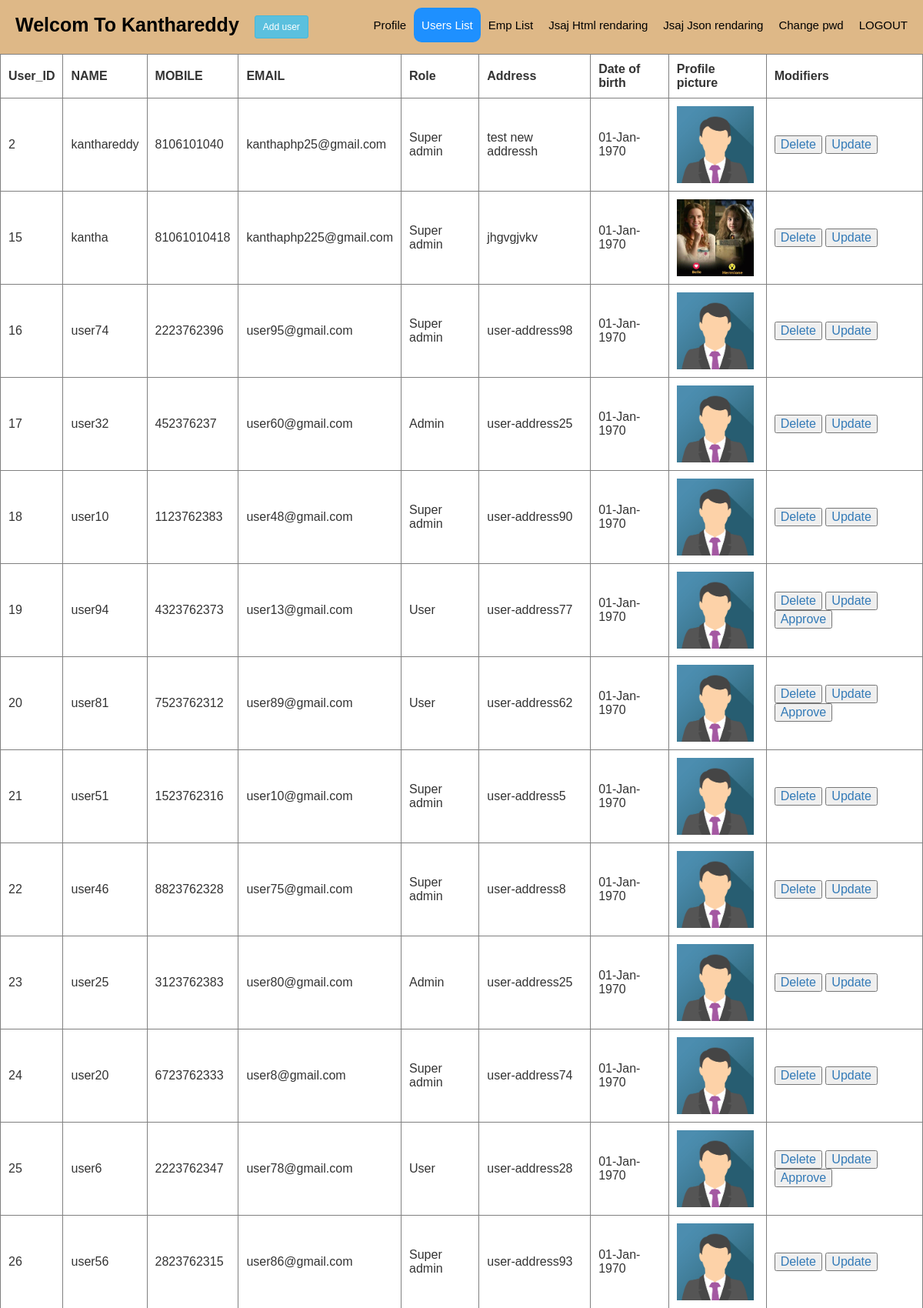
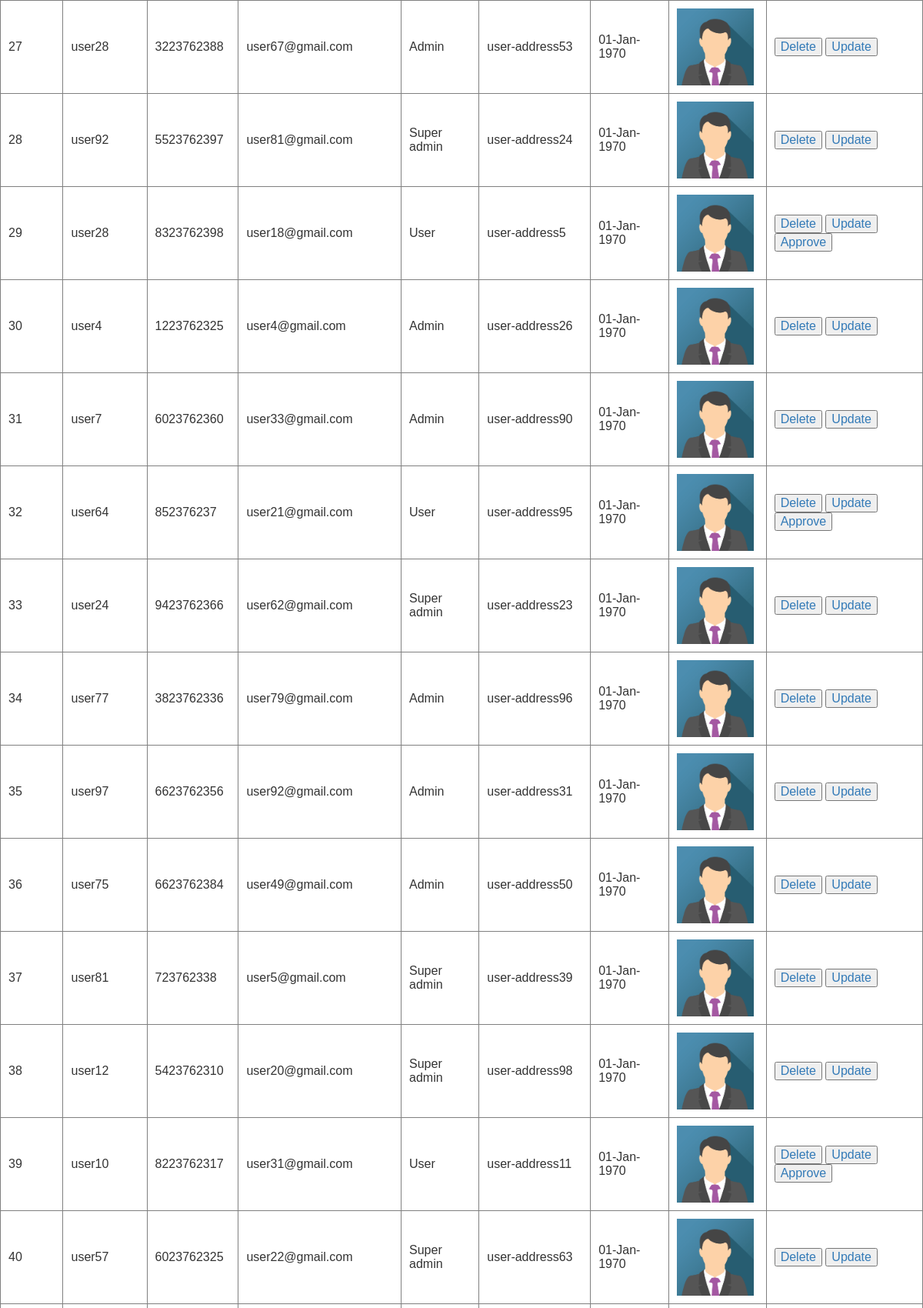
/profile_rgt.php (signed in, upper part), run on the app's committed database (2 pictures, top to bottom).
### tables this page shows
CREATE TABLE `user_table` (
  `user_id` int(11) NOT NULL,
  `name` varchar(255) NOT NULL,
  `mobile` varchar(255) NOT NULL,
  `email` varchar(255) NOT NULL,
  `password` varchar(255) NOT NULL,
  `authorization` int(11) NOT NULL,
  `role` int(11) NOT NULL,
  `address` varchar(500) NOT NULL,
  `date_of_birth` date NOT NULL,
  `profile_picture` varchar(255) NOT NULL
);

### includes/includes.php (called while the page is built, shortened)
<?php
require_once 'header.php';
?>

### profile_rgt.php (the view, shortened to what this page needs)
<?php
require_once 'includes/includes.php'; ?>
<html>
<head>
</head>
<body>
<table border="1" >
<th>User_ID</th>
<th>NAME</th>
<th>MOBILE</th>
<th>EMAIL</th>
<th>Role</th>
<th>Address</th>
<th>Date of birth</th>
<th>Profile picture</th>
<?php
if($_SESSION['role'] !=3 && $_SESSION['role'] !=0){
?>
<th>Modifiers</th>
<?php
}
if(empty($_SESSION['user_id']))
{
	header('location:index.php');
}
else
{
$sql_get="SELECT * FROM user_table";
$resultset=mysqli_query($db,$sql_get) or die(mysqli_error());
$countr=mysqli_num_rows($resultset);
	if($countr>0)
	{
		while($row=mysqli_fetch_assoc($resultset))
		{
			?>
			<tr>
			<td><?php echo $row['user_id'];?></td>
			<td><?php echo $row['name'];?></td>
			<td><?php echo $row['mobile'];?></td>
			<td><?php echo $row['email'];?></td>
			<td><?php
				if($row['role'] == 1)
					echo "Super admin";
				else if($row['role'] == 2)
					echo "Admin";
				else
				echo 'User';?>
			</td>
			<td><?php echo $row['address'];?></td>
			<td><?php echo date('d-M-Y',strtotime($row['address']));?></td>
		<?php
		if(!empty($row['profile_picture'])){
		?>
			<td><img src="uploads/<?php echo $row['profile_picture'];?>" alt="Girl in a jacket" width="100" height="100"></td>
<?php
		}
		else{
			?>
			<td><img src="uploads/img_avatar.png" alt="Girl in a jacket" width="100" height="100"></td>
		<?php
		}
					if($_SESSION['role'] !=3 && $_SESSION['role'] !=0){
?>
			<td>
				<button><a href="delete_record_rgt.php?userid=<?php echo $row['user_id'];?>">Delete</a></button>
				<?php if($_SESSION['role'] != 2 & $_SESSION['role'] != 3){
				?>
				<button><a href="update_record_rgt.php?userid=<?php echo $row['user_id'];?>">Update</a></button>
				<?php
				}
				if($row['role'] != 1 & $row['role'] != 2 & $row['authorization'] == 0){
				?>
					<button><a href="approve_user_rgt.php?userid=<?php echo $row['user_id'];?>">Approve</a></button>
			</td>
			<?php
					}
				}
			?>
			</tr>
			<?php
		}
	}
	else
	{
		?>
		<tr><td style="color:red" colspan="6" align="center">Records not found in database</td></tr>
		<?php
	}
}
?>
</table>
</body>
</html>

### header.php (shortened to what this page needs)
<html>
<head>
  <link rel="stylesheet" href="https://maxcdn.bootstrapcdn.com/bootstrap/3.4.1/css/bootstrap.min.css">
</head>
<body>
<div class="header">
<?php if(isset($_SESSION['name'])){ ?>
  <a href="#default" class="logo">Welcom To
  <?php echo ucfirst($_SESSION['name']);?>
  </a>
<?php
}
if (isset($_SERVER['HTTPS']) && $_SERVER['HTTPS'] === 'on')
    $link = "https";
else
      $link = "http";
$link .= "://";
$link .= $_SERVER['HTTP_HOST'];
$link .= $_SERVER['REQUEST_URI'];
 global $link;
$plink = 'http://localhost/rgt/profile_rgt.php';
if(isset($_SESSION['role'])){
if($_SESSION['role'] == 1 & $plink == strtolower($link)
	|| $_SESSION['role'] == 2 & $plink == strtolower($link))
{
?>
  <a class="logo">
  <button type="button" class="btn btn-info btn-sm " style="float:right; marigin-top:10px;" data-toggle="modal" data-target="#myModal">Add user</button>
</a>
	<?php
	}
}
	?>
  <div class="header-right">
    <a class="menu" href="user_profile.php">Profile</a>
    <a  class="menu userm" href="profile_rgt.php">Users List</a>
    <a  class="menu" href="emp_details.php">Emp List</a>
    <a  class="menu" href="index1.php">Jsaj Html rendaring</a>
    <a  class="menu"  href="jsaj_emp_list.php">Jsaj Json rendaring</a>
	<a class="menu" href="change_password_rgt.php" target="_self" title="CHANGE PASSWORD">Change pwd</a>
	<a class="menu" href="logout_rgt.php" title="LOGOUT">LOGOUT</a>
  </div>
</div>
</body>
</html>

### header.php (style rules this page uses)
* { box-sizing: border-box; }
body { margin: 0; font-family: Arial, Helvetica, sans-serif; }
.header { overflow: hidden; background-color: burlywood; padding: 10px 10px; }
.header a { float: left; color: black; text-align: center; padding: 10px; font-size: 15px; line-height: 25px; border-radius: 10px; }
.header a.logo { font-size: 25px; font-weight: bold; }
.header a.active { background-color: dodgerblue; color: white; }
.header-right { float: right; }

### profile_rgt.php (style rules this page uses)
th, td { padding:10px !important; }
tr a { display: block;text-align: center;text-decoration: none; }
table { marigin-top:20px !important; }

### data on the page
user_table: user_id "2", name "kanthareddy", mobile "8106101040", email "kanthaphp25@gmail.com", role "Super admin", address "test new addressh", address "01-Jan-1970"
user_table: user_id "15", name "kantha", mobile "81061010418", email "kanthaphp225@gmail.com", role "Super admin", address "jhgvgjvkv", address "01-Jan-1970", profile_picture (picture)
user_table: user_id "16", name "user74", mobile "2223762396", email "user95@gmail.com", role "Super admin", address "user-address98", address "01-Jan-1970"
user_table: user_id "17", name "user32", mobile "452376237", email "user60@gmail.com", role "Admin", address "user-address25", address "01-Jan-1970"
user_table: user_id "18", name "user10", mobile "1123762383", email "user48@gmail.com", role "Super admin", address "user-address90", address "01-Jan-1970"
user_table: user_id "19", name "user94", mobile "4323762373", email "user13@gmail.com", role "User", address "user-address77", address "01-Jan-1970"
user_table: user_id "20", name "user81", mobile "7523762312", email "user89@gmail.com", role "User", address "user-address62", address "01-Jan-1970"
user_table: user_id "21", name "user51", mobile "1523762316", email "user10@gmail.com", role "Super admin", address "user-address5", address "01-Jan-1970"
user_table: user_id "22", name "user46", mobile "8823762328", email "user75@gmail.com", role "Super admin", address "user-address8", address "01-Jan-1970"
user_table: user_id "23", name "user25", mobile "3123762383", email "user80@gmail.com", role "Admin", address "user-address25", address "01-Jan-1970"
user_table: user_id "24", name "user20", mobile "6723762333", email "user8@gmail.com", role "Super admin", address "user-address74", address "01-Jan-1970"
user_table: user_id "25", name "user6", mobile "2223762347", email "user78@gmail.com", role "User", address "user-address28", address "01-Jan-1970"
user_table: user_id "26", name "user56", mobile "2823762315", email "user86@gmail.com", role "Super admin", address "user-address93", address "01-Jan-1970"
user_table: user_id "27", name "user28", mobile "3223762388", email "user67@gmail.com", role "Admin", address "user-address53", address "01-Jan-1970"
user_table: user_id "28", name "user92", mobile "5523762397", email "user81@gmail.com", role "Super admin", address "user-address24", address "01-Jan-1970"
user_table: user_id "29", name "user28", mobile "8323762398", email "user18@gmail.com", role "User", address "user-address5", address "01-Jan-1970"
user_table: user_id "30", name "user4", mobile "1223762325", email "user4@gmail.com", role "Admin", address "user-address26", address "01-Jan-1970"
user_table: user_id "31", name "user7", mobile "6023762360", email "user33@gmail.com", role "Admin", address "user-address90", address "01-Jan-1970"
user_table: user_id "32", name "user64", mobile "852376237", email "user21@gmail.com", role "User", address "user-address95", address "01-Jan-1970"
user_table: user_id "33", name "user24", mobile "9423762366", email "user62@gmail.com", role "Super admin", address "user-address23", address "01-Jan-1970"
user_table: user_id "34", name "user77", mobile "3823762336", email "user79@gmail.com", role "Admin", address "user-address96", address "01-Jan-1970"
user_table: user_id "35", name "user97", mobile "6623762356", email "user92@gmail.com", role "Admin", address "user-address31", address "01-Jan-1970"
user_table: user_id "36", name "user75", mobile "6623762384", email "user49@gmail.com", role "Admin", address "user-address50", address "01-Jan-1970"
user_table: user_id "37", name "user81", mobile "723762338", email "user5@gmail.com", role "Super admin", address "user-address39", address "01-Jan-1970"
user_table: user_id "38", name "user12", mobile "5423762310", email "user20@gmail.com", role "Super admin", address "user-address98", address "01-Jan-1970"
user_table: user_id "39", name "user10", mobile "8223762317", email "user31@gmail.com", role "User", address "user-address11", address "01-Jan-1970"
user_table: user_id "40", name "user57", mobile "6023762325", email "user22@gmail.com", role "Super admin", address "user-address63", address "01-Jan-1970"

### other printed values
$_SESSION['name'] "Kanthareddy"
